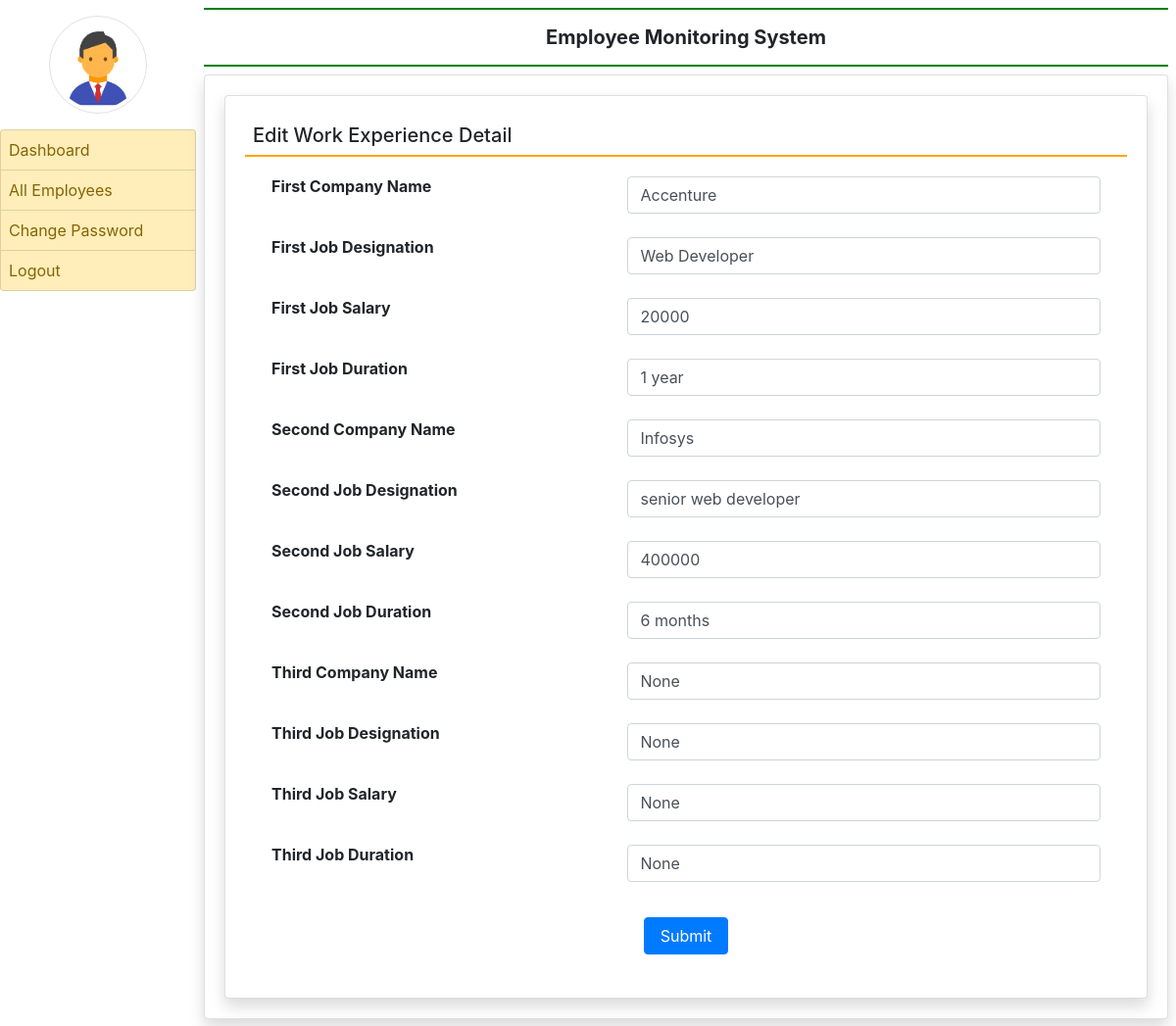
/edit_experience/4 (signed in), run on the app's committed database.
### employee/models.py (models this page shows, shortened)
class EmployeeExperience(models.Model):
    user = models.ForeignKey(User, on_delete=models.CASCADE)
    company1name = models.CharField(max_length=100, null=True)
    company1desig = models.CharField(max_length=100, null=True)
    company1salary = models.CharField(max_length=100, null=True)
    company1duration = models.CharField(max_length=100, null=True)
    company2name = models.CharField(max_length=100, null=True)
    company2desig = models.CharField(max_length=100, null=True)
    company2salary = models.CharField(max_length=100, null=True)
    company2duration = models.CharField(max_length=100, null=True)
    company3name = models.CharField(max_length=100, null=True)
    company3desig = models.CharField(max_length=100, null=True)
    company3salary = models.CharField(max_length=100, null=True)
    company3duration = models.CharField(max_length=100, null=True)

### employee/views.py (the view, shortened to what this page needs)
# urls.py: path('edit_experience/<int:pid>', edit_experience, name='edit_experience'),
def edit_experience(request,pid):
    if not request.user.is_authenticated:
        return redirect('admin_login')
    user = User.objects.get(id=pid)
    experience = EmployeeExperience.objects.get(id=pid)
    return render(request, 'edit_experience.html',locals())

### employee/templates/edit_experience.html (shortened to what this page needs)
{% extends 'admin_base.html' %}
{% block main  %}
<div class="card shadow">
    <div class="card-body">
        <h5 class="p-2" style="border-bottom: 2px solid orange;">Edit Work Experience Detail</h5>
<div class="container-fluid">
<form method="post">
        <table class="table table-borderless">
                <tr>
                    <th>First Company Name</th>
                    <td><input type = "text" name = "company1name" class="form-control" value ="{{experience.company1name}}"></td>
                </tr>
                <tr>
                    <th>First Job Designation</th>
                    <td><input type = "text" name = "company1desig" class="form-control" value ="{{experience.company1desig}}"></td>
                </tr>
             <tr>
                    <th>First Job Salary</th>
                    <td><input type = "text" name = "company1salary" class="form-control" value ="{{experience.company1salary}}"></td>
                </tr>
             <tr>
                    <th>First Job Duration</th>
                    <td><input type = "text" name = "company1duration" class="form-control" value ="{{experience.company1duration}}"></td>
                </tr>
            <tr>
                    <th>Second Company Name</th>
                    <td><input type = "text" name = "company2name" class="form-control" value ="{{experience.company2name}}"></td>
                </tr>
                <tr>
                    <th>Second Job Designation</th>
                    <td><input type = "text" name = "company2desig" class="form-control" value ="{{experience.company2desig}}"></td>
                </tr>
             <tr>
                    <th>Second Job Salary</th>
                    <td><input type = "text" name = "company2salary" class="form-control" value ="{{experience.company2salary}}"></td>
                </tr>
             <tr>
                    <th>Second Job Duration</th>
                    <td><input type = "text" name = "company2duration" class="form-control" value ="{{experience.company2duration}}"></td>
                </tr>
            <tr>
                    <th>Third Company Name</th>
                    <td><input type = "text" name = "company3name" class="form-control" value ="{{experience.company3name}}"></td>
                </tr>
                <tr>
                    <th>Third Job Designation</th>
                    <td><input type = "text" name = "company3desig" class="form-control" value ="{{experience.company3desig}}"></td>
                </tr>
             <tr>
                    <th>Third Job Salary</th>
                    <td><input type = "text" name = "company3salary" class="form-control" value ="{{experience.company3salary}}"></td>
                </tr>
             <tr>
                    <th>Third Job Duration</th>
                    <td><input type = "text" name = "company3duration" class="form-control" value ="{{experience.company3duration}}"></td>
                </tr>
        </table>
    <center><input type="submit" value="Submit" class="m-2 px-3 btn btn-primary"></center>
    </form>
</div>
</div>
</div>
{% endblock %}

### data on the page
EmployeeExperience: company1name "Accenture", company1desig "Web Developer", company1salary "20000", company1duration "1 year", company2name "Infosys", company2desig "senior web developer", company2salary "400000", company2duration "6 months", company3name "None", company3desig "None", company3salary "None", company3duration "None"
